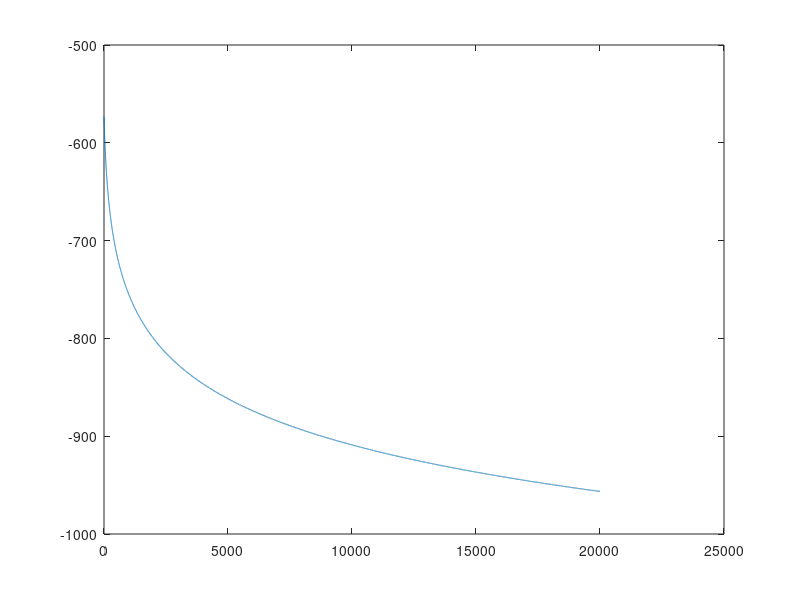
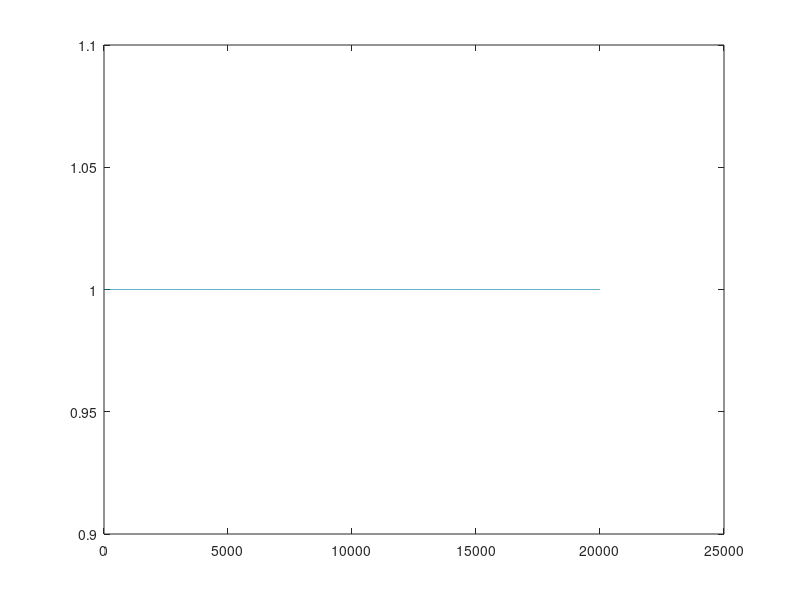
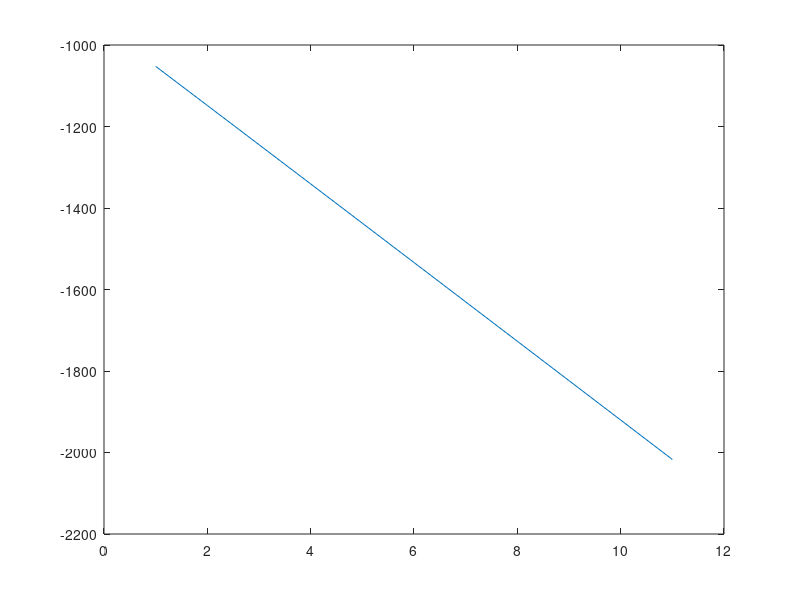
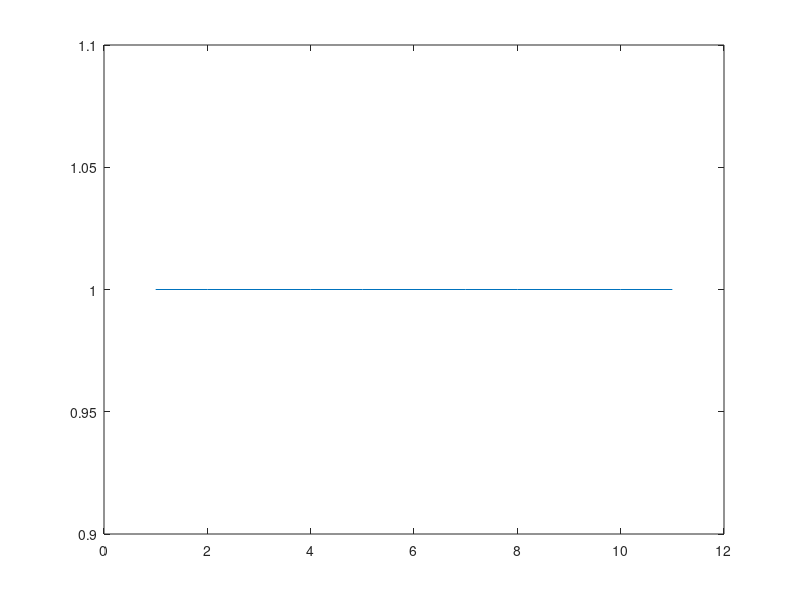

These figures' MATLAB source, in order:
% this is for the 8th problem in homework2 from cpsc 546
% Gradient and Newton methods. Consider the unconstrained problem
clear;close all;
m = 40;
n = 50;
A = rand(m,n);
x0 = zeros(n,1);


f = @(x) -sum(log(1-A*x))-sum(log(ones(n,1)-x.^2));
g = @(x) A'*(1./(1-A*x))+(2.*x./(1-x.^2));
h = @(x) A'*diag((1./(1-A*x)).^2)*A + diag(1./(1+x).^2 + 1./(1-x).^2);

%% Gradient method
itnmax = 20000;
itn = 0;
tol = 10^-6;
while norm(g(x0))>=tol && itn<=itnmax
    d = -g(x0);
    % backtracking line search
    alpha = 1;
    while -abs(f(x0+alpha*d)) > -abs(f(x0)+10^-2*alpha.*g(x0)'*d)
        alpha = .5*alpha;
    end
    x0 = x0+alpha*d;
    itn = itn+1;
    plot_data(itn,:) = [f(x0),alpha];
end

figure;plot(1:1:itn,-abs(plot_data(:,1)))
figure;plot(1:1:itn,abs(plot_data(:,2)))

%% Newton method
clear plot_data;
itnmax = 10;
itn = 0;
tol = 10^-15;
while 1
    p = -h(x0)\g(x0);
    % backtracking line search
    alpha = 1;
    while -abs(f(x0+alpha*p)) > -abs(f(x0)+10^-4*alpha.*g(x0)'*p)
        alpha = .5*alpha;
    end
    x0 = x0+alpha*p;
    itn = itn+1;
    plot_data(itn,:) = [f(x0),alpha];
    
    if norm(p)<=tol || itn>itnmax
        break;
    end
        
end

figure;plot(1:1:itn,-abs(plot_data(:,1)))
figure;plot(1:1:itn,abs(plot_data(:,2)))







